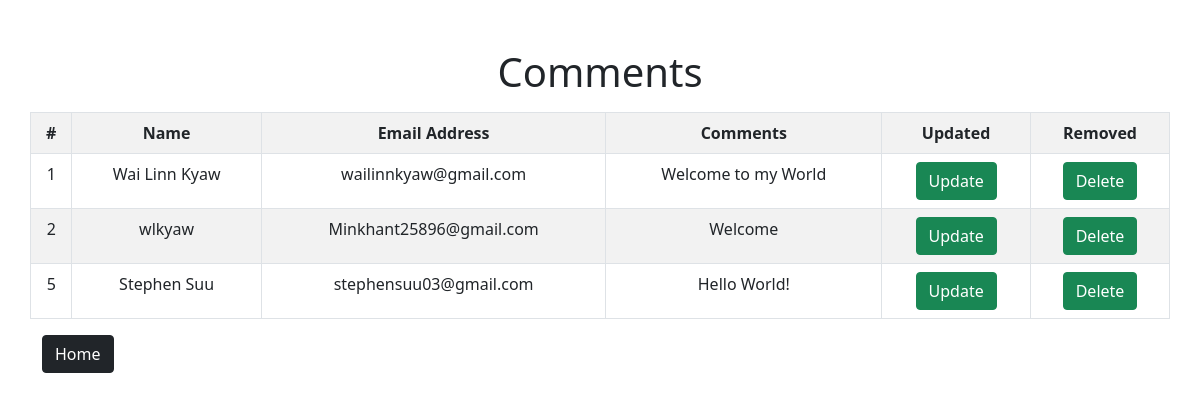
/comment/, run on the app's committed database.
### members/models.py (models this page shows)
class Members(models.Model):
  username = models.CharField(max_length=255)
  email = models.CharField(max_length=255)
  comment = models.CharField(max_length=255)

### members/views.py (the view)
# urls.py: path('comment/', views.comment, name='comment'),
def comment(request):
  mymembers = Members.objects.all().values()
  template = loader.get_template('comment.html')
  context = {
    'mymembers': mymembers,
  }
  return HttpResponse(template.render(context, request))

### members/templates/comment.html (shortened to what this page needs)
<!DOCTYPE html>
<html lang="en">
<head>
    <link href="https://cdn.jsdelivr.net/npm/bootstrap@5.0.2/dist/css/bootstrap.min.css" rel="stylesheet">
</head>
<body>
    <h1 class="text-center mt-5 mb-3">Comments</h1>
    <table class="table table-striped table-bordered table-hover container text-center">
    <tr>
        <th>#</th>
        <th>Name</th>
        <th>Email Address</th>
        <th>Comments</th>
        <th>Updated</th>
        <th>Removed</th>
    </tr>
    {% for x in mymembers %}
    <tr>
    <td>{{ x.id }}</td>
    <td>{{ x.username }}</td>
    <td>{{ x.email }}</td>
    <td>{{ x.comment }}</td>
    <td><a class="btn btn-success" href="update/{{ x.id }}">Update</a></td>
    <td><a class="btn btn-success" href="delete/{{ x.id }}">Delete</a></td>
    </tr>
    {% endfor %}
    </table>
<div class="container">
    <a class="btn btn-dark" href="../">Home</a>
</div>
</body>
</html>

### data on the page
Members: id "1", username "Wai Linn Kyaw", email "wailinnkyaw@gmail.com", comment "Welcome to my World"
Members: id "2", username "wlkyaw", email "Minkhant25896@gmail.com", comment "Welcome"
Members: id "5", username "Stephen Suu", email "stephensuu03@gmail.com", comment "Hello World!"
